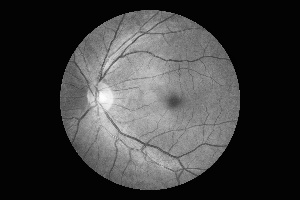
#> input picture Ma.jpg, 300 x 200 px; its folder holds only this picture in this run
$ python clahefinal.py
#> lines starting #> are read from the running program, lines starting #| are printed output that depends on the picture
# -*- coding: utf-8 -*-
"""
Created on Fri Jun 26 16:16:14 2020

@author: Suranglikar
"""
import cv2
import glob

path = glob.glob("*.jpg")
for img in path:
  id = img[:img.index('.')]
  image = cv2.imread(img,0)
#> image is the input picture: shape (200, 300); min 0, max 255, mean 59.4
  cl = cv2.createCLAHE(clipLimit=2.0, tileGridSize=(8,8))
  clahe = cl.apply(image)
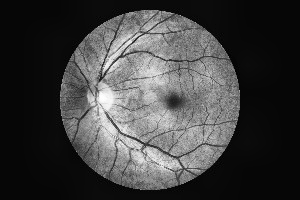
#> clahe: shape (200, 300); min 2, max 255, mean 63.4
  cv2.imwrite("Age Related/{}.jpg".format(id), clahe)
